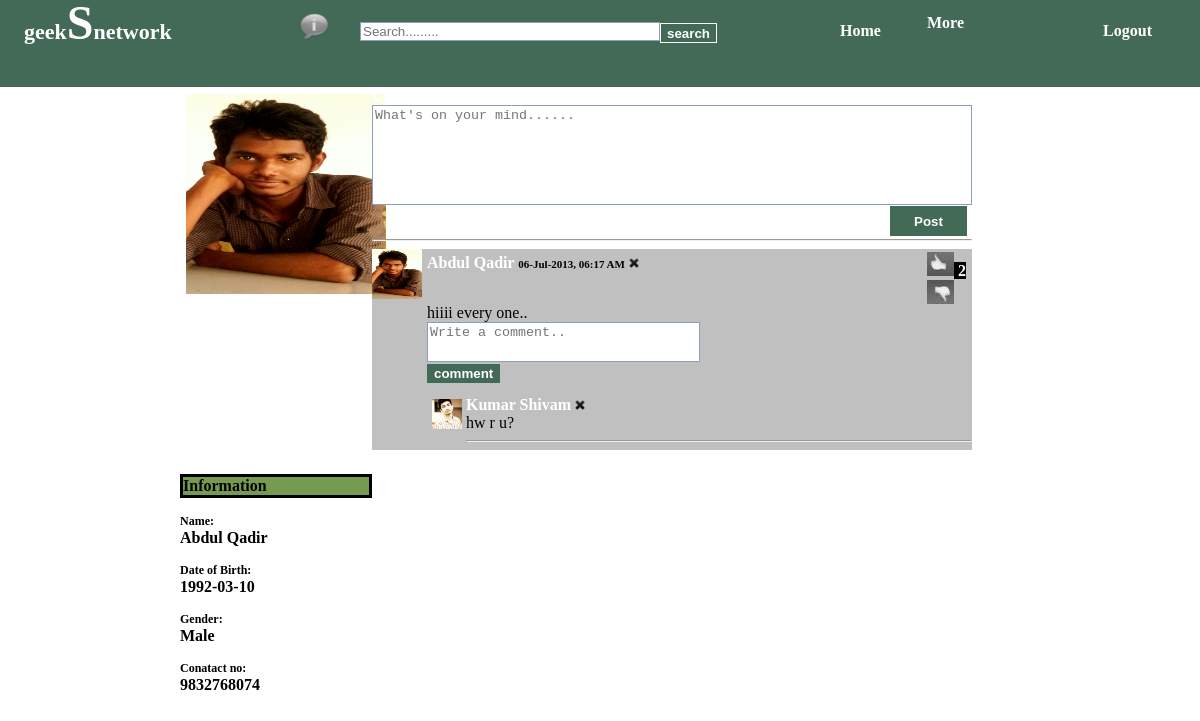
Page /code/otherprofile.php?m=41 (signed in) on the committed database.
### tables this page shows
CREATE TABLE IF NOT EXISTS `SOCIAL` (
  `User_Id` int(2) NOT NULL AUTO_INCREMENT,
  `Fname` varchar(255) NOT NULL,
  `Lname` varchar(255) NOT NULL,
  `Password` varchar(32) NOT NULL,
  `Repassword` varchar(32) NOT NULL,
  `Mobile` varchar(15) NOT NULL,
  `Email_Id` varchar(255) NOT NULL,
  `DOB` date NOT NULL,
  `Gender` varchar(6) NOT NULL,
  `Image` varchar(255) NOT NULL,
  `College` varchar(255) NOT NULL,
  `question` varchar(255) NOT NULL,
  `answer` varchar(255) NOT NULL,
  PRIMARY KEY (`User_Id`)
);

CREATE TABLE IF NOT EXISTS `messages` (
  `id` int(11) unsigned NOT NULL AUTO_INCREMENT,
  `Name` varchar(50) NOT NULL,
  `User_Id` int(11) DEFAULT NULL,
  `timestamp` timestamp NULL DEFAULT CURRENT_TIMESTAMP ON UPDATE CURRENT_TIMESTAMP,
  `content` varchar(1000) DEFAULT NULL,
  `Image` varchar(50) NOT NULL,
  PRIMARY KEY (`id`)
);

CREATE TABLE IF NOT EXISTS `comment` (
  `c_id` int(11) NOT NULL AUTO_INCREMENT,
  `msgid` int(11) NOT NULL,
  `comment` varchar(1000) NOT NULL,
  `userid` int(11) NOT NULL,
  `msgposterid` int(255) NOT NULL,
  PRIMARY KEY (`c_id`)
);

### code/postview_o.php (the view, shortened to what this page needs)
<?php
$m=$_SESSION['m'];
$sql=("SELECT * FROM  messages where User_Id='$m' order by id desc");
$result=mysql_query($sql);
if(mysql_num_rows($result)>0)
{
while($fetch=mysql_fetch_array($result))
{
	$dt=$fetch['timestamp'];
	$fd = date('d-M-Y, h:i A', strtotime($dt));
echo "<div style='margin-right:5px;'><a href='otherprofile.php?m=".$fetch['User_Id']."'><img src='upload/".$fetch['Image']."' height='50' width='50'></a></div>";
echo "<div style='float:left; margin-left:55px;margin-top:-45px;'><a href='otherprofile.php?m=".$fetch['User_Id']."'><b>".$fetch['Name']." </b></a> <span style='color:black;  font-size:11px;'>".$fd."</span> <a href='deletepost.php?d=".$fetch['id']." && uid=".$_SESSION['user_id']."'><img title='Delete' src='images/di.png' width=10 height=10></a>";
echo "<div style='margin-left:500px; margin-top:-20px;'><a href='vote.php?a=1 && b=".$fetch['id']."'><img src='images/buttonsfeat1.jpg' ></a>";
$sql6="Select * from votes where msgid='".$fetch['id']."'";
$res6=mysql_query($sql6) or die(mysql_error());
$numv=mysql_num_rows($res6);
echo "<span style='background:black;'> ".$numv." </span>";
echo "<a href='vote.php?a=2 && b=".$fetch['id']."'><img src='images/buttonsfeat2.jpg' ></a></div>";
echo nl2br($fetch['content'])."</div>";
echo "<div style='margin-left:55px;'><form action='commentin.php?n=".$fetch['id']."'  method='post'>";
echo "<textarea style='resize: none;  width: 50%; height: 4%; border: 1px solid #8b9dc3;' name='cmnt' placeholder='Write a comment..' ></textarea><br/><input type='submit'
	style='cursor:pointer;
	font-weight:bold;
    margin-top:2px;
    border: 1px solid #426A57;
    background-color:#426A57;
    color:#FFFFFF;'
    name='cmntbtn' value='comment'></form></div>";
$sql1="SELECT * FROM comment order by c_id desc";
$result1=mysql_query($sql1) or die(mysql_error());
while($fetch1=mysql_fetch_array($result1))
{
if($fetch['id']==$fetch1['msgid'])
{
	$sql2="SELECT User_Id,Fname,Lname,Image from SOCIAL where User_Id='".$fetch1['userid']."'";
	$result2=mysql_query($sql2) or die(mysql_error());
	$fetch2=mysql_fetch_array($result2);
	echo "<div><div style='margin-left:60px;'><a href='otherprofile.php?m=".$fetch2['User_Id']."'><img src='upload/".$fetch2['Image']."' width=30 height=30></div><div style='margin-left:94px; margin-top:-33px;'>".$fetch2['Fname']." ".$fetch2['Lname']."</a> <a href='cmntdelete.php?cid=".$fetch1['c_id']." && cmntr=".$fetch1['userid']." && msgr=".$fetch1['msgposterid']."'><img title='Delete' src='images/di.png' width=10 height=10></a><br/>".$fetch1['comment']."<hr></div></div>";
}
else
{
	echo "";
}
}
}
}
else
{
	echo "No post";
}
?>

### code/picsave_o.php (shortened to what this page needs)
<?php
if(isset($_SESSION['m']))
{
$mn=$_SESSION['m'];
$sql="SELECT Image FROM SOCIAL where User_Id='$mn'";
$result=mysql_query($sql);
$row=mysql_fetch_array($result);
echo "<img src='upload/".$row['Image']."' height='200' width='200' style='border:5px solid;'>";
}
?>

### code/showuserinfo_o.php (shortened to what this page needs)
<?php
$user_id= $_SESSION['m'];
	$sql="SELECT *FROM SOCIAL WHERE User_Id='$user_id'";
	$rws = mysql_fetch_array(mysql_query($sql));
?>
	<div align="left" style="font-size: 12px; font-weight:bold;">Name:</div><span  style='color:black'><?php echo $rws['Fname']." ".$rws['Lname']; ?></span><p>
    <div align="left" style="font-size: 12px; font-weight:bold;">Date of Birth:</div><span style='color:black'><?php echo $rws['DOB']; ?></span><p>
    <div align="left" style="font-size: 12px; font-weight:bold;">Gender:</div><span style='color:black'><?php echo $rws['Gender']; ?></span><p>
    <div align="left" style="font-size: 12px; font-weight:bold;">Conatact no:</div><span style='color:black'><?php echo $rws['Mobile'];?></span><p>

### code/css/home.css (style rules this page uses)
body { margin:0; background:url(images/background.jpg) repeat-x; }
a,span { color:white; text-decoration:none; font-weight:bold; }

### rows in the picture
social: Image (picture), Fname "Abdul", Lname "Qadir", DOB "1992-03-10", Gender "Male", Mobile "9832768074"
messages: Image (picture), Name "Abdul Qadir", timestamp "06-Jul-2013, 06:17 AM", numv "2", content "hiiii every one.."
comment: userid.Image (picture), userid.Lname "Shivam", comment "hw r u?"
